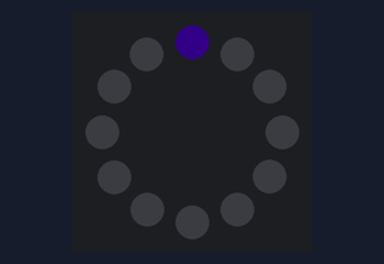
The program below on a simulated BBC micro:bit (MakeCode). Parts: 12 RGB LEDs in a ring, first at the top, clockwise. Dim RGB values are drawn brighter than linear; random numbers come from a fixed seed.

Above: at 0.05 s.
At 4.89 s:
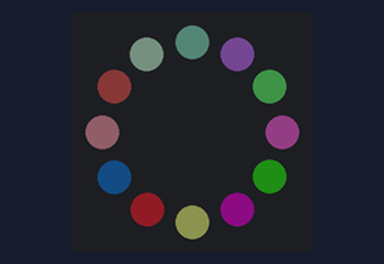
At 9.91 s:
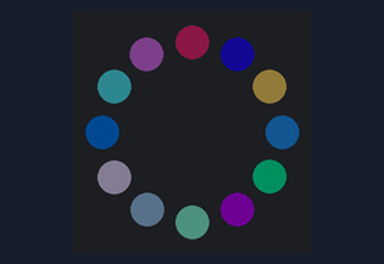
At 19.95 s:
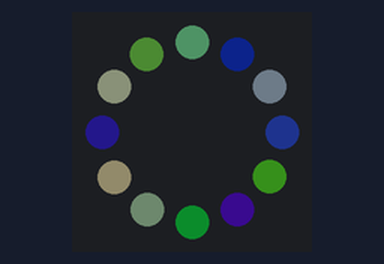
At 29.67 s:
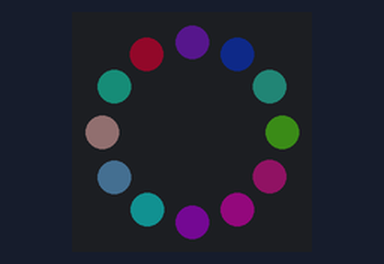
At 39.86 s:
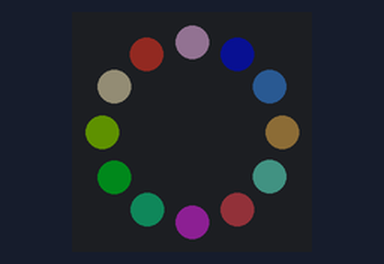

The program:

main.ts
```typescript
let strip = neopixel.create(DigitalPin.P0, 12, NeoPixelMode.RGB)
strip.setBrightness(20)
strip.show()
basic.forever(function () {
    for (let Index = 0; Index <= 12; Index++) {
        strip.setPixelColor(Index, neopixel.rgb(randint(-20, 255), randint(-20, 255), randint(-20, 255)))
        strip.show()
        basic.pause(10)
    }
})
```

test.ts
```typescript
// Hier kann man Tests durchführen; diese Datei wird nicht kompiliert, wenn dieses Paket als Erweiterung verwendet wird.
```
